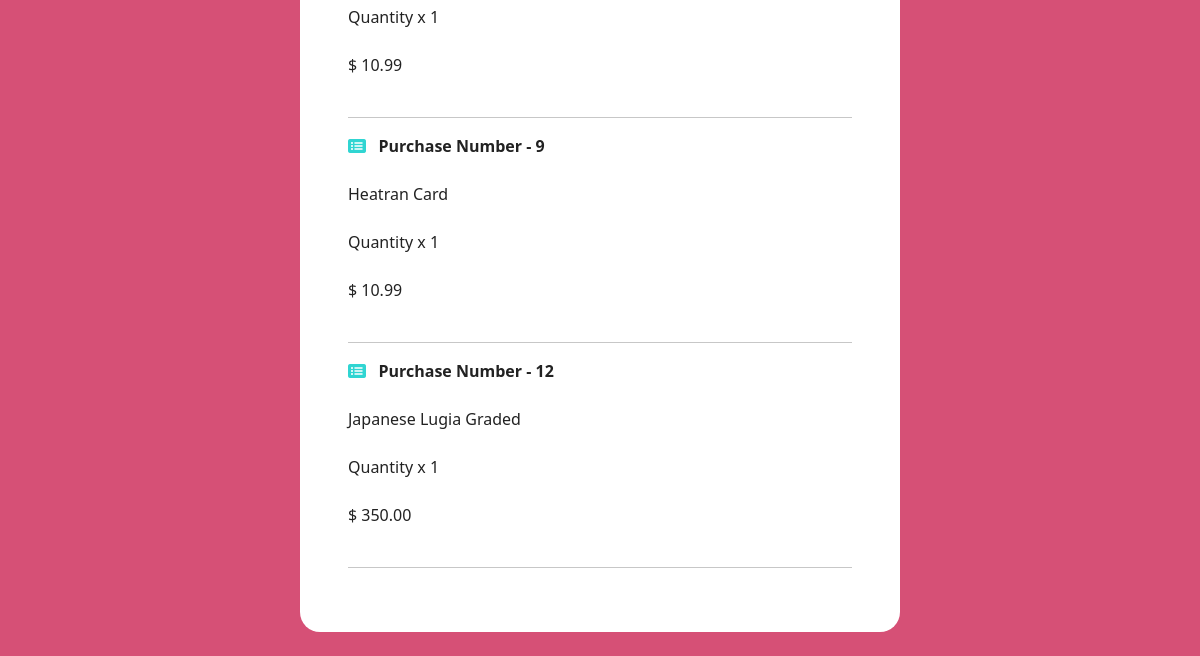
The page /profiles/track-purchases (signed in, lower part) on the database as committed earlier.
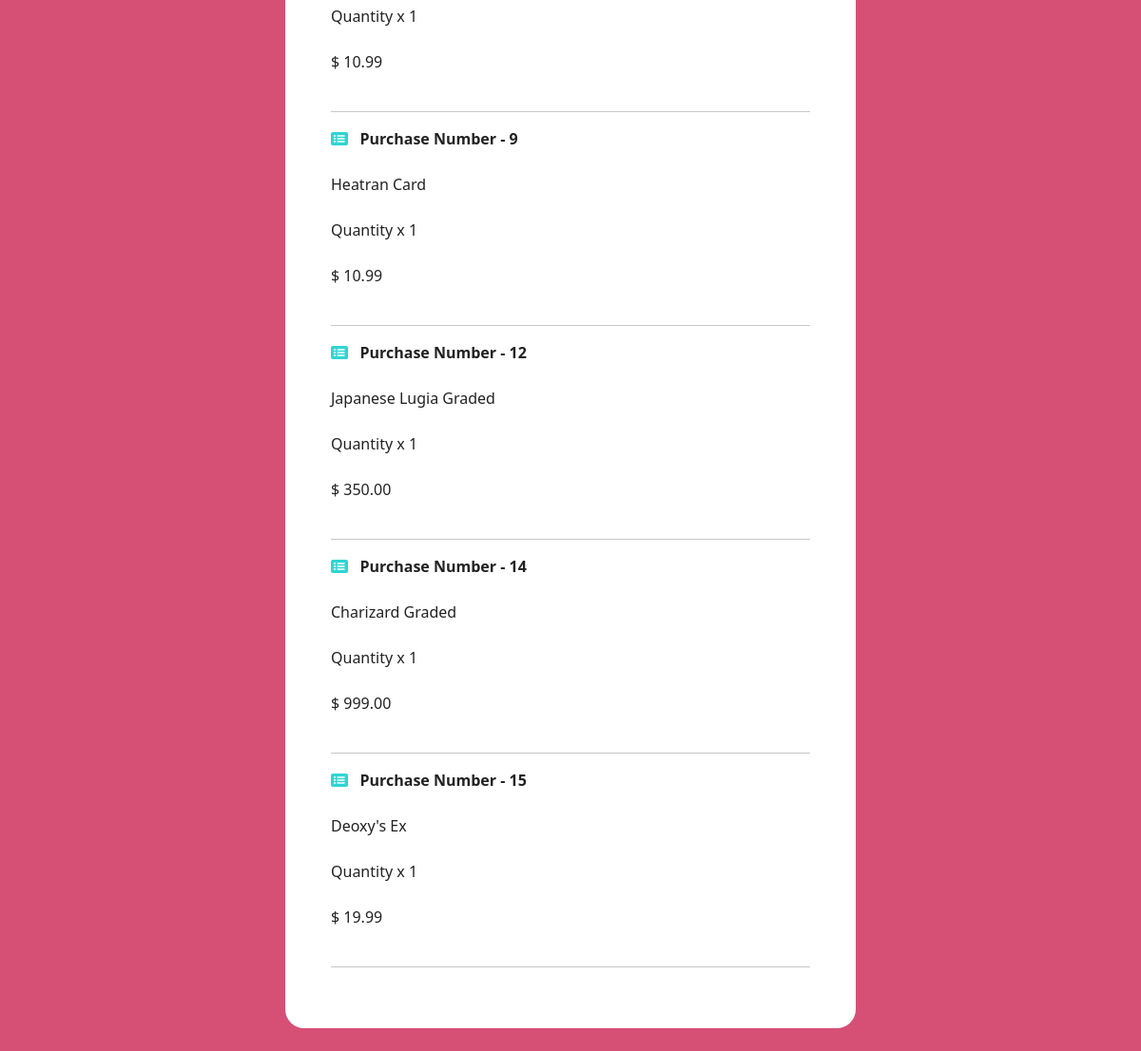
The same page on the database as committed later.
### payment/models.py (models this page shows, shortened)
class PurchaseItem(models.Model):
    purchase = models.ForeignKey(Purchase, on_delete=models.CASCADE, null=True)
    product = models.ForeignKey(Product, on_delete=models.CASCADE, null=True)
    quantity = models.PositiveIntegerField(default=1)
    price = models.DecimalField(max_digits=8, decimal_places=2)
    user = models.ForeignKey(
        User, on_delete=models.CASCADE, null=True, blank=True
    )

### shop/models.py (models this page shows, shortened)
class Product(models.Model):
    category = models.ForeignKey(
        Category, related_name="product", on_delete=models.CASCADE, null=True
    )
    title = models.CharField(max_length=200)
    brand = models.CharField(max_length=150, default="un-branded")
    description = models.TextField(blank=True)
    price = models.DecimalField(max_digits=5, decimal_places=2)
    slug = models.SlugField(max_length=255)
    image = models.ImageField(upload_to="images/")
    class Meta:
        verbose_name_plural = "products"
    def __str__(self):
        return self.title

### profiles/views.py (the view)
# urls.py: path("track-purchases", views.track_purchases, name="track-purchases"),
@login_required(login_url="my-login")
def track_purchases(request):
    try:
        purchases = PurchaseItem.objects.filter(user=request.user)
        context = {"purchases": purchases}
        return render(
            request, "profiles/track-purchases.html", context=context
        )
    except:
        return render(request, "profiles/track-purchases.html")

### checkout/checkout.py (called while the page is built)
    def __len__(self):
        return sum(item["qty"] for item in self.checkout.values())

### checkout/context_processors.py (called while the page is built)
def checkout(request):
    return {'checkout': Checkout(request)}

### shop/models.py (called while the page is built)
    def get_absolute_url(self):
        return reverse("list-category", args=[self.slug])

### shop/views.py (called while the page is built)
def categories(request):
    all_categories = Category.objects.all()
    return {"all_categories": all_categories}

### profiles/templates/profiles/track-purchases.html (shortened to what this page needs)
{% include "shop/base.html" %}
{% load static %}
{% load crispy_forms_tags %}
{% block content %}
<div class="track-background">
<body>
<br>
<br>
<div class="container bg-white shadow-md p-5 form-layout w-50 ">
    {% for purchase in purchases %}
        <strong> <i class="fa-solid fa-rectangle-list" style="color: #30d5d2;"></i> &nbsp;  Purchase Number -  {{purchase.id}} </strong>
        <br> <br>
        {{purchase.product}}
        <br> <br>
        Quantity x {{purchase.quantity}}
        <br> <br>
        $ {{purchase.price}}
        <br> <br>
        <hr>
    {% endfor %}
</div>
<br>
</body>
</div>
{% endblock %}

### shop/templates/shop/base.html (shortened to what this page needs)
{% load static %}
<!DOCTYPE html>
<html>
    <head>
        <link rel="stylesheet" href="https://bootswatch.com/5/journal/bootstrap.min.css">
        <link rel="stylesheet" href="https://cdnjs.cloudflare.com/ajax/libs/font-awesome/4.7.0/css/font-awesome.min.css">
        <link rel="stylesheet" href="{% static 'css/main.css' %}">
    </head>
    <body>
    </body>
</html>

### static/css/main.css (style rules this page uses)
.form-layout { border-radius: 20px; width: 700px; }
.track-background { min-height: 100vh; background-color:#D65076; }

Rows that differ between the two databases and show on the page:
added PurchaseItem: id "14", product "Charizard Graded", quantity "1", price "999.00"
added PurchaseItem: id "15", product "Deoxy's Ex", quantity "1", price "19.99"
